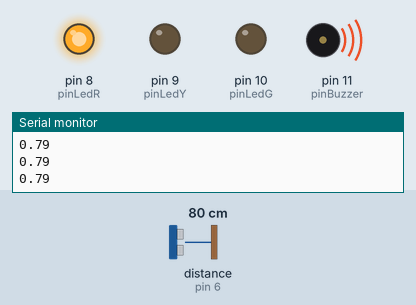
Recording of a program running on a simulated Arduino Uno, built with avr-gcc and run on an emulated ATmega328P. Parts: output pins drawn as LEDs (lit = HIGH), buzzer (waves = sounding), the last lines printed to the serial monitor. Wiring (inferred from the names in the program): ultrasonic range finder: trigger pin 7; echo pin 6. The test bench sets the inputs (shaded band); at power-on: distance to the obstacle (sensor on pin 6) 80 cm. The echo pulse lasts 58.3 µs per cm; pins used as bus, display or sensor lines are not drawn.

Above: at 1.2 s.
1.3 s: distance to the obstacle (sensor on pin 6) set to 98 cm
4.3 s: distance to the obstacle (sensor on pin 6) set to 105 cm
At 5.15 s:
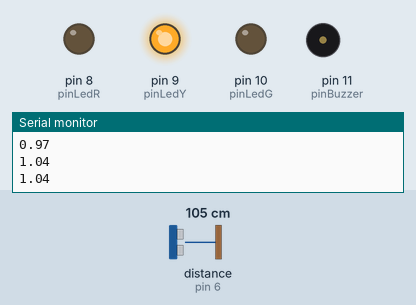
7.3 s: distance to the obstacle (sensor on pin 6) set to 199 cm
10.3 s: distance to the obstacle (sensor on pin 6) set to 207 cm
At 11.6 s:
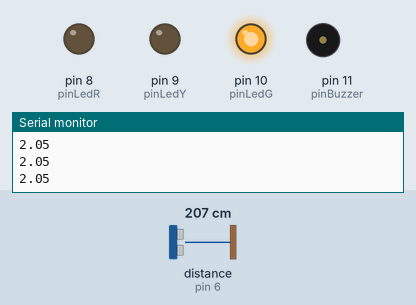
11.9 s: distance to the obstacle (sensor on pin 6) set to 60 cm
At 12.1 s:
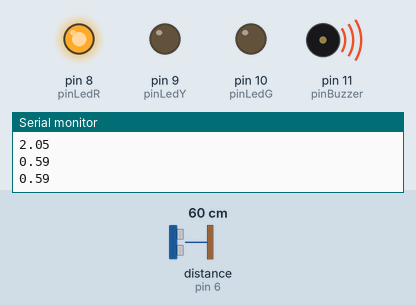
14.9 s: distance to the obstacle (sensor on pin 6) set to 120 cm
At 15.57 s:
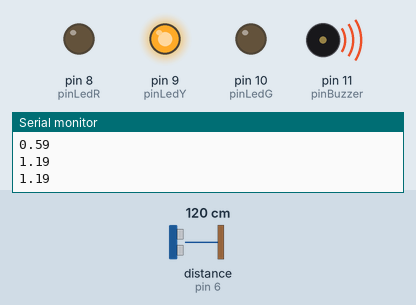
Timing chart, 0 to 18.9 s (numbered marks = the images above; inputs shaded):
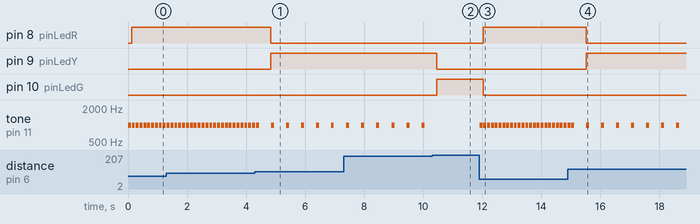

Measured:
- the behaviour switches between 101 and 102 cm on distance to the obstacle (sensor on pin 6) (found by bisection; images 0 and 1)
- the behaviour switches between 202 and 203 cm on distance to the obstacle (sensor on pin 6) (found by bisection; images 1 and 2)
- after the input at 4.3 s, pin 8 (pinLedR): HIGH → LOW after 0.54 s; pin 9 (pinLedY): LOW → HIGH after 0.54 s
- after the input at 10.3 s, pin 9 (pinLedY): HIGH → LOW after 0.17 s; pin 10 (pinLedG): LOW → HIGH after 0.17 s; tone on pin 11 (pinBuzzer): stops changing and stays silent
- after the input at 11.9 s, pin 8 (pinLedR): LOW → HIGH after 0.14 s; pin 10 (pinLedG): HIGH → LOW after 0.14 s; tone on pin 11 (pinBuzzer): alternates 1000 Hz for 0.10 s and silent for 0.03 s, starting at once
- after the input at 14.9 s, pin 8 (pinLedR): HIGH → LOW after 0.62 s; pin 9 (pinLedY): LOW → HIGH after 0.62 s
- by itself, tone on pin 11 (pinBuzzer): alternates 1000 Hz for 0.10 s and silent for 0.41 s

The program:

main.cpp
```cpp
#include <Arduino.h>

int pinBuzzer = 11;
int pinLedG = 10;
int pinLedY = 9;
int pinLedR = 8;
int pinSensorTrig = 7;
int pinSensorEcho = 6;

int LedG, LedY, LedR = 0;

// fórmula >>> d = (vt)/2
float d, v, t;

void setup(){
  	Serial.begin(9600);

	  pinMode(pinBuzzer, OUTPUT);
  	pinMode(pinLedG, OUTPUT);
  	pinMode(pinLedY, OUTPUT);
  	pinMode(pinLedR, OUTPUT);
  	pinMode(pinSensorTrig, OUTPUT);
  	pinMode(pinSensorEcho, INPUT);

}


void loop(){
  	digitalWrite(pinSensorTrig, LOW);
  	delayMicroseconds(2);
  	digitalWrite(pinSensorTrig, HIGH);
  	delayMicroseconds(10);
  	digitalWrite(pinSensorTrig, LOW);

  	t = pulseIn(pinSensorEcho, HIGH) / 1e6;
  	// v = d/t, d = v.t
  	d = (340 * t) / 2;
  	Serial.println(d, 2);

  	if (d >= 2){
      	noTone(pinBuzzer);

  		  digitalWrite(pinLedY, LOW);
  		  digitalWrite(pinLedR, LOW);
    	  digitalWrite(pinLedG, HIGH);
    }
  	else if (2 > d && d >= 1){
      	tone(pinBuzzer, 1000, 100);
      	delay(500);
      	noTone(pinBuzzer);

    	  digitalWrite(pinLedG, LOW);
  		  digitalWrite(pinLedR, LOW);
      	digitalWrite(pinLedY, HIGH);
    }
  	else if (d < 1 && d > 0.5){
      	tone(pinBuzzer, 1000, 100);
      	delay(125);
      	noTone(pinBuzzer);

      	digitalWrite(pinLedG, LOW);
  		  digitalWrite(pinLedY, LOW);
  		  digitalWrite(pinLedR, HIGH);
    }
    else if (d <= 0.5){
      	tone(pinBuzzer, 1000);

      	digitalWrite(pinLedG, LOW);
  		  digitalWrite(pinLedY, LOW);
  	  	digitalWrite(pinLedR, HIGH);
    }
}
```
